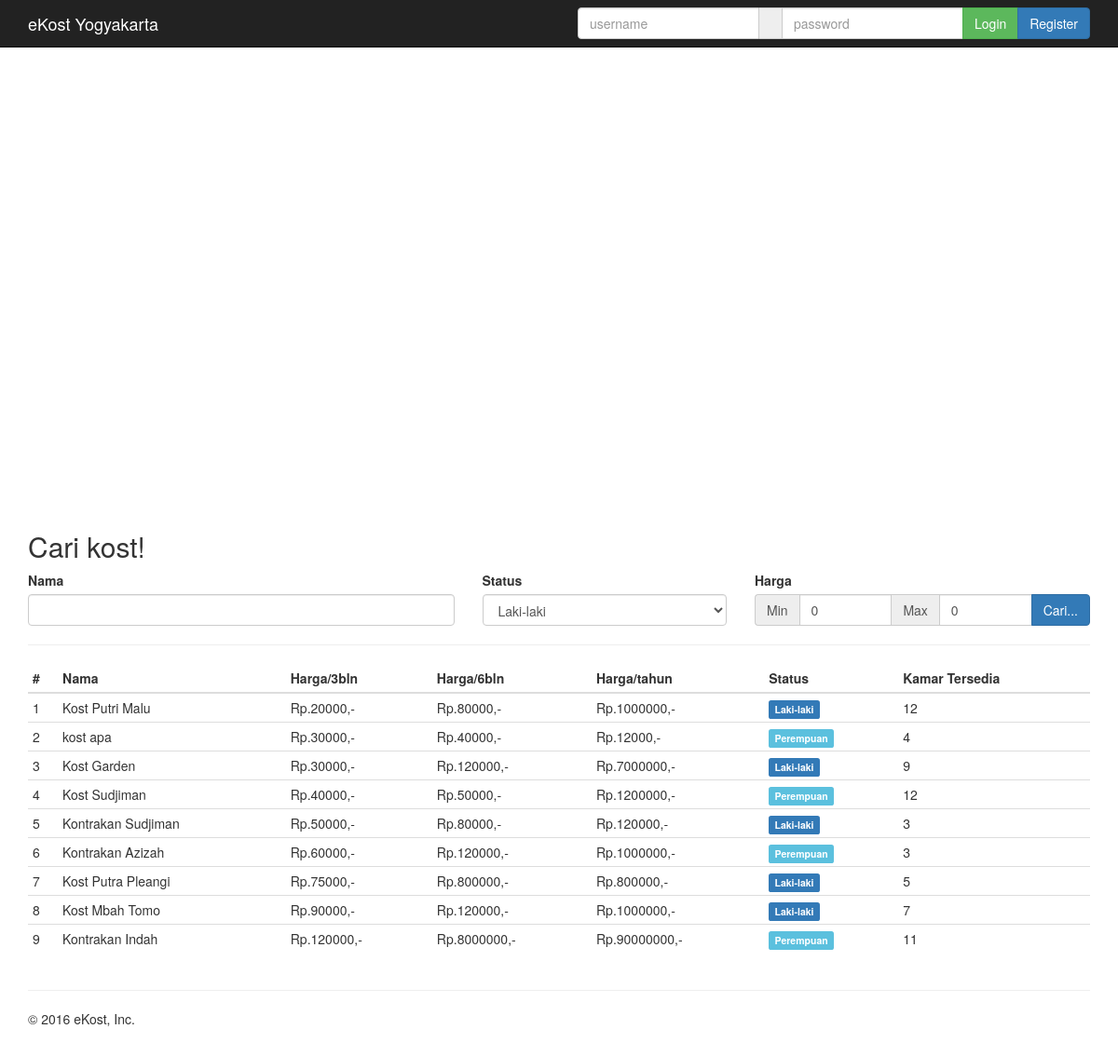
The page / on the database its author committed.
### tables this page shows
CREATE TABLE `kost` (
  `id_kost` int(11) NOT NULL,
  `id_pemilik` int(11) NOT NULL,
  `nama` varchar(20) NOT NULL,
  `alamat` varchar(50) NOT NULL,
  `latitude` float NOT NULL,
  `longitude` float NOT NULL,
  `tersedia` int(2) NOT NULL,
  `status` enum('Laki-laki','Perempuan') DEFAULT NULL,
  `fasilitas` text NOT NULL,
  `harga_3bulan` int(9) NOT NULL,
  `harga_6bulan` int(9) NOT NULL,
  `harga_pertahun` int(9) NOT NULL
);

### page/home.php (the view, shortened to what this page needs)
<div id="map" style="width:100%; height:500px"></div>
<div class="container">
	<h2>Cari kost!</h2>
	<div class="row">
		<form action="<?=$_SERVER["REQUEST_URI"]?>">
				<div class="col-md-5">
					<label for="nama" class="control-label">Nama</label>
					<input type="text" name="nama" id="nama" class="form-control">
				</div>
				<div class="col-md-3">
					<label for="status" class="control-label">Status</label>
					<select class="form-control" name="status" id="status">
						<option value="Laki-laki">Laki-laki</option>
					</select>
				</div>
				<div class="col-md-4">
					<label for="">Harga</label>
					<div class="input-group">
						<span class="input-group-addon" style="border-right: 0;">Min</span>
						<input type="number" name="min" id="min" class="form-control" value="0">
						<span class="input-group-addon" style="border-left: 0; border-right: 0;">Max</span>
						<input type="number" name="max" id="max" class="form-control" value="0">
						<span class="input-group-btn">
							<button type="submit" class="btn btn-primary" id="submit">Cari...</button>
						</span>
					</div>
				</div>
		</form>
	</div>
	<hr>
	<div class="row">
		<div class="col-md-12">
			<table class="table table-hover table-condensed table-responsive">
				<thead>
					<tr>
						<th>#</th>
						<th>Nama</th>
						<th>Harga/3bln</th>
						<th>Harga/6bln</th>
						<th>Harga/tahun</th>
						<th>Status</th>
						<th>Kamar Tersedia</th>
					</tr>
				</thead>
				<tbody>
					<?php
					if ($_SERVER["REQUEST_METHOD"] == "POST") {
						$query = $connection->query("SELECT * FROM kost WHERE nama LIKE '%$_POST[nama]%' AND (harga_3bulan >= $_POST[min] <= $_POST[max] OR harga_6bulan >= $_POST[min] <= $_POST[max] OR harga_pertahun >= $_POST[min] <= $_POST[max])");
					} else {
						$query = $connection->query("SELECT * FROM kost ORDER BY harga_3bulan, harga_6bulan, harga_pertahun");
					}
					$no = 1;
					?>
					<?php while ($row = $query->fetch_assoc()): ?>
						<tr>
							<td><?=$no++?></td>
							<td><?=$row["nama"]?></td>
							<td>Rp.<?=$row["harga_3bulan"]?>,-</td>
							<td>Rp.<?=$row["harga_6bulan"]?>,-</td>
							<td>Rp.<?=$row["harga_pertahun"]?>,-</td>
							<td><span class="label label-<?=($row["status"] == "Perempuan") ? "info" : "primary"?>"><?=$row["status"]?></span></td>
							<td><?=$row["tersedia"]?></td>
						</tr>
					<?php endwhile; ?>
				</tbody>
			</table>
		</div>
	</div>
</div>

### assets/css/jumbotron.css (style rules this page uses)
body { padding-top: 50px; padding-bottom: 20px; }

### rows shown on the page
kost: nama "Kost Putri Malu", harga_3bulan "20000", harga_6bulan "80000", harga_pertahun "1000000", status "Laki-laki", tersedia "12"
kost: nama "kost apa", harga_3bulan "30000", harga_6bulan "40000", harga_pertahun "12000", status "Perempuan", tersedia "4"
kost: nama "Kost Garden", harga_3bulan "30000", harga_6bulan "120000", harga_pertahun "7000000", status "Laki-laki", tersedia "9"
kost: nama "Kost Sudjiman", harga_3bulan "40000", harga_6bulan "50000", harga_pertahun "1200000", status "Perempuan", tersedia "12"
kost: nama "Kontrakan Sudjiman", harga_3bulan "50000", harga_6bulan "80000", harga_pertahun "120000", status "Laki-laki", tersedia "3"
kost: nama "Kontrakan Azizah", harga_3bulan "60000", harga_6bulan "120000", harga_pertahun "1000000", status "Perempuan", tersedia "3"
kost: nama "Kost Putra Pleangi", harga_3bulan "75000", harga_6bulan "800000", harga_pertahun "800000", status "Laki-laki", tersedia "5"
kost: nama "Kost Mbah Tomo", harga_3bulan "90000", harga_6bulan "120000", harga_pertahun "1000000", status "Laki-laki", tersedia "7"
kost: nama "Kontrakan Indah", harga_3bulan "120000", harga_6bulan "8000000", harga_pertahun "90000000", status "Perempuan", tersedia "11"
